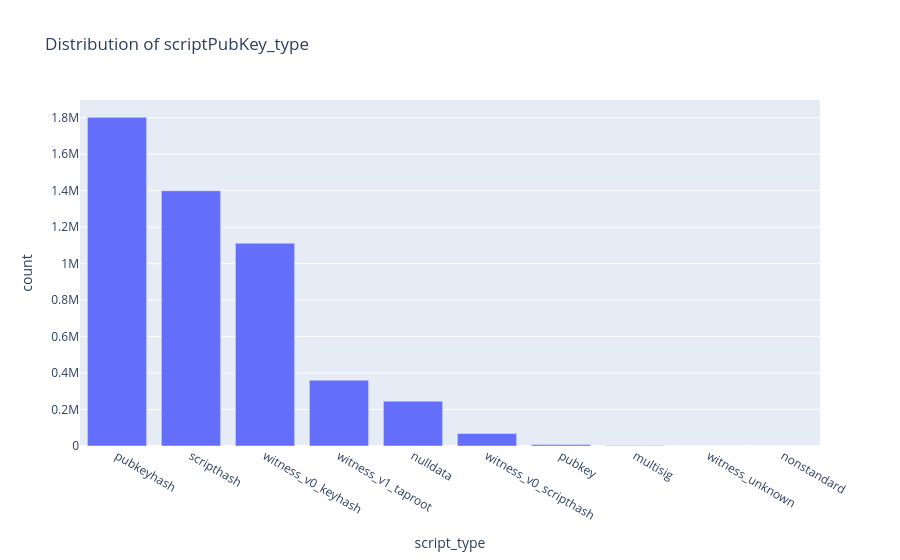

The code cell stored with this chart in its notebook:
### Code cell
# === CELL 5: Distribution by scriptPubKey_type ===

script_counts = df['scriptPubKey_type'].value_counts().reset_index()
script_counts.columns = ['script_type','count']

px.bar(
    script_counts,
    x='script_type',
    y='count',
    title='Distribution of scriptPubKey_type'
)

### Figure 1 — Plotly figure (JSON) as saved in the notebook; plotly's stock layout.template omitted (floating-point values rounded to 4 significant figures)
{"data": [{"hovertemplate": "script_type=%{x}<br>count=%{y}<extra></extra>", "legendgroup": "", "marker": {"color": "#636efa", "pattern": {"shape": ""}}, "name": "", "orientation": "v", "showlegend": false, "textposition": "auto", "type": "bar", "x": ["pubkeyhash", "scripthash", "witness_v0_keyhash", "witness_v1_taproot", "nulldata", "witness_v0_scripthash", "pubkey", "multisig", "witness_unknown", "nonstandard"], "xaxis": "x", "y": [1802161, 1399584, 1111784, 360599, 245998, 68592, 8141, 3104, 20, 17], "yaxis": "y"}], "layout": {"barmode": "relative", "legend": {"tracegroupgap": 0}, "title": {"text": "Distribution of scriptPubKey_type"}, "xaxis": {"anchor": "y", "domain": [0, 1], "title": {"text": "script_type"}}, "yaxis": {"anchor": "x", "domain": [0, 1], "title": {"text": "count"}}}}
